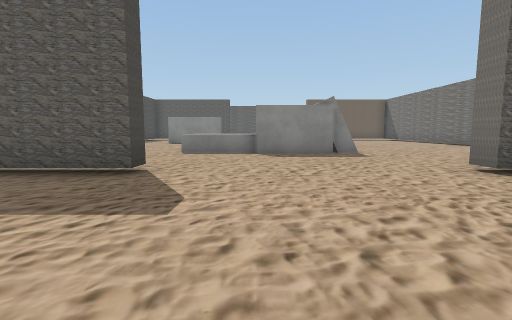
[1] (above)

18 first-person views from a walk through a 3-D level made in the Unity game engine. The camera is 1.2 m above the floor, tilts 6° down and sees 85° across. The floor is counted in squares, 2 m on a side. Each view is taken from the middle of a square. On the plan, view 1 faces up. The plan holds only what a view shows up to about 9 squares ahead; the rest is blank. The player is left out. Some surface patterns are stand-ins.

[2]
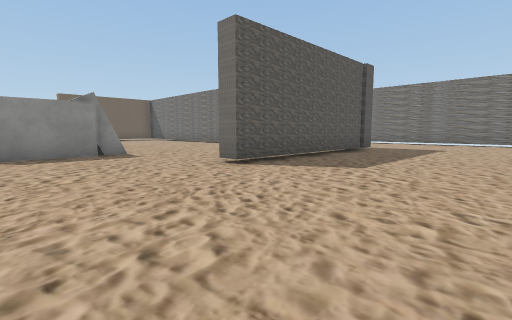

[3]
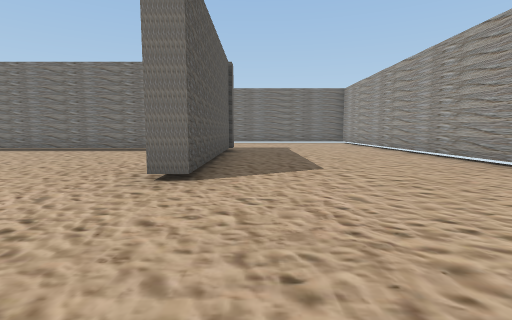

[4]
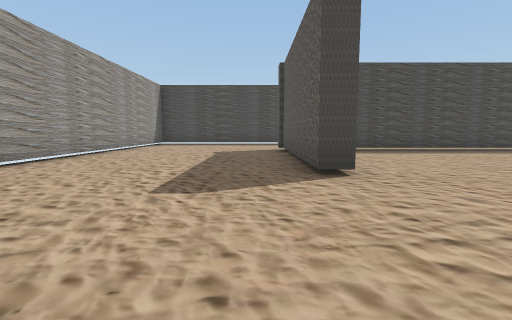

[5]
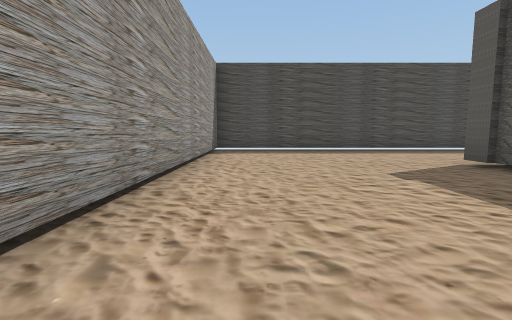

[6]
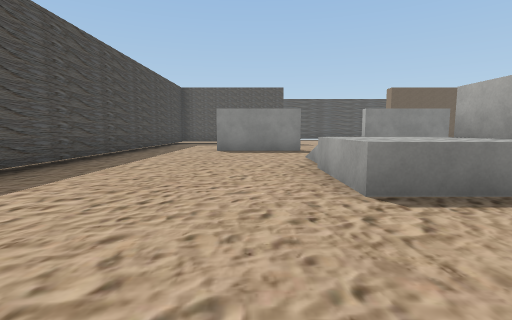

[7]
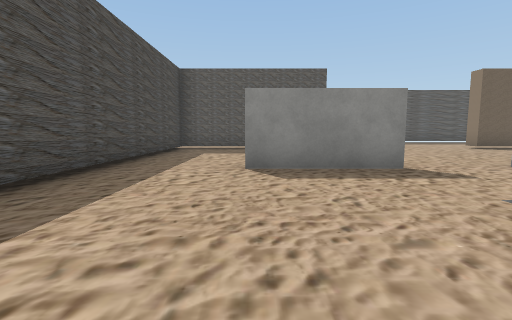

[8]
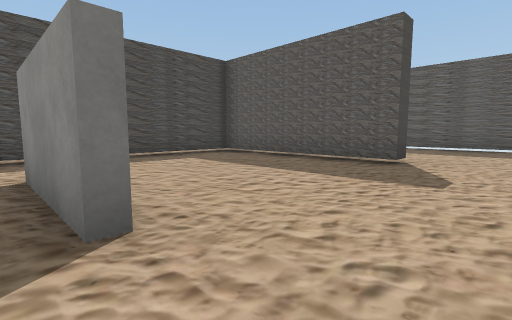

[9]
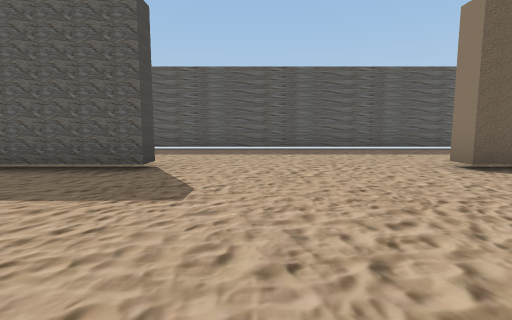

[10]
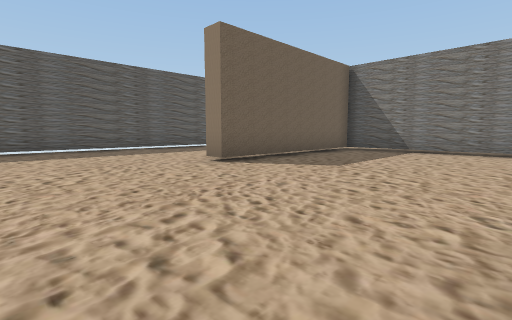

[11]
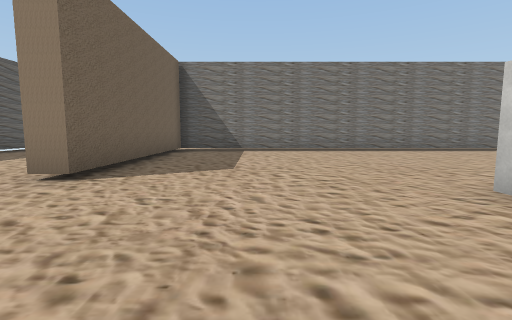

[12]
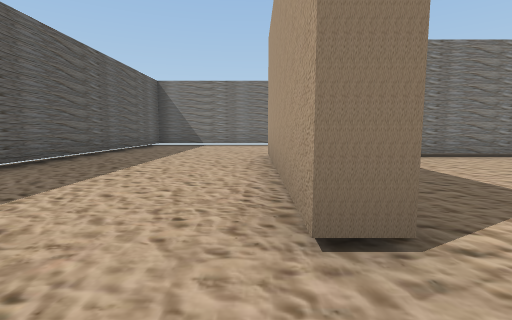

[13]
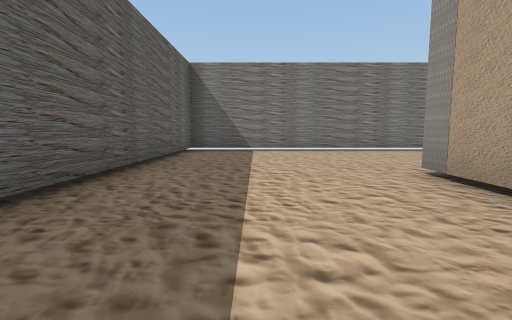

[14]
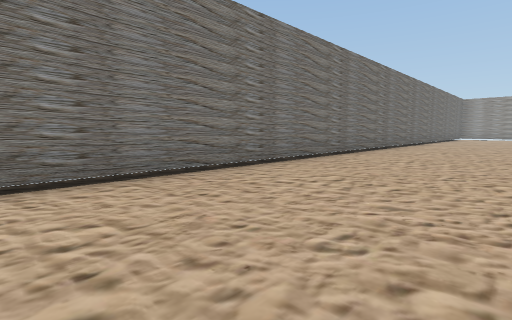

[15]
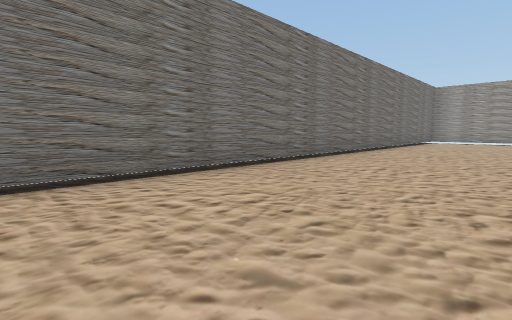

[16]
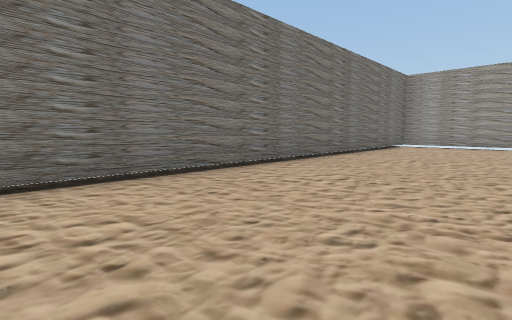

[17]
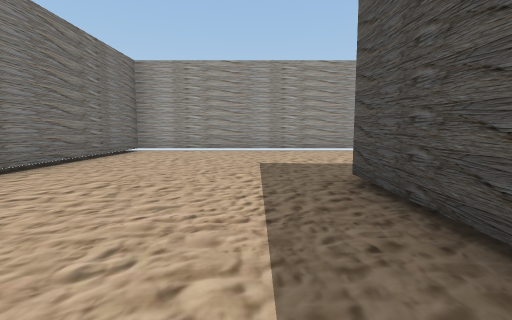

[18]
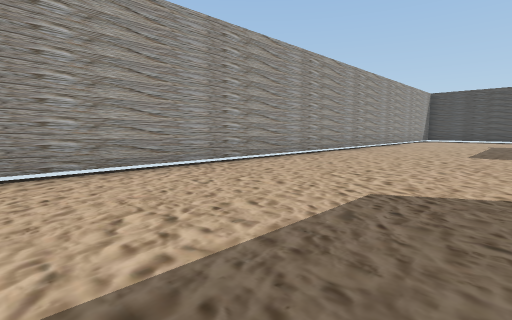

### Floor plan
Key: @ floor where view 1 was taken; # wall or solid block; . main floor; : floor 1 m higher than the main floor; / step, stairs or slope; = window, fence, low wall or low ledge; ^ raised ledge; T thing the floor can be seen under or through.
Columns run from 11 left of view 1 to 14 right of it. Each row starts with its distance up from view 1.
 23         ##################
 22         .................#
 21          ................#
 20          ................#
 19      ....................#
 18     ###TTT.....######....#
 17     #...............#....#
 16     #...............#....#
 15     #...............#....#
 14     #...............#....#
 13     #..###..##......#....#
 12     #......    .....#....#
 11     #..../      ....#....#
 10     #..../        ..#....#
  9     #....=:^  ......#....#
  8     #....=:^##......#....#
  7     #...............#....#
  6 #.  #...............#....#
  5 #.. #  ...........  #....#
  4 #...######.....######....#
  3 #........................#
  2 #........................#
  1 #........................#
  0 #..........@.............#
 -1 #........................#
 -2 ##########################

Positions as (right, up) in squares from view 1, and headings:
1: (0, 0), facing up
2: (0, 0), facing up-right
3: (0, 3), facing right
4: (2, 3), facing left
5: (-2, 0), facing left
6: (-3, 5), facing up
7: (-4, 9), facing up
8: (0, 13), facing up-left
9: (0, 14), facing up
10: (0, 14), facing up-right
11: (0, 16), facing right
12: (2, 19), facing right
13: (5, 21), facing right
14: (10, 21), facing down-right
15: (10, 14), facing down-right
16: (10, 10), facing down-right
17: (10, 7), facing down
18: (7, 3), facing down-left
